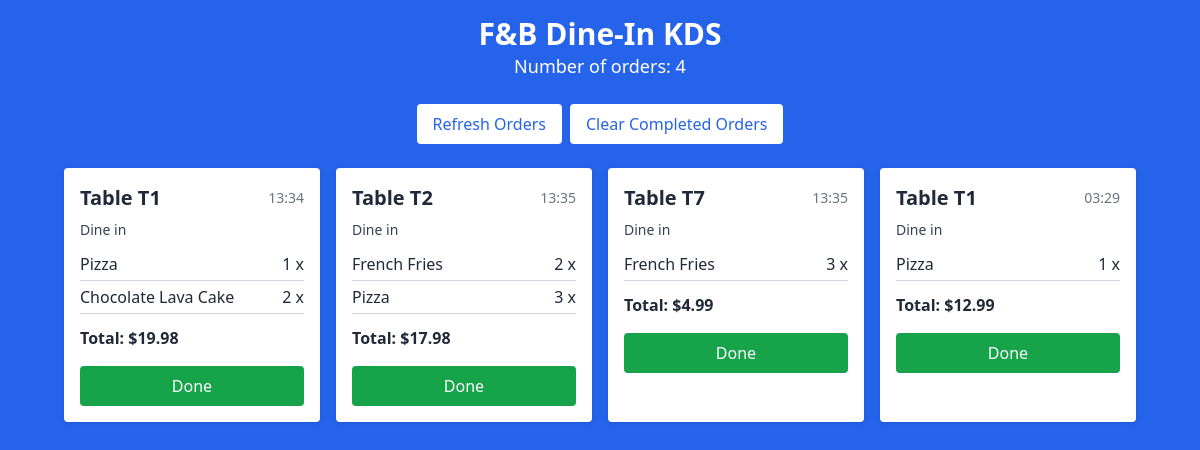
The page /table/kitchen/orders/ on the database its author committed.
### qrcode_app/models.py (models this page shows, shortened)
class Order(models.Model):
    STATUS_CHOICES = [
        ('pending', 'Pending'),
        ('paid', 'Paid'),
        ('preparing', 'Preparing'),
        ('completed', 'Completed'),
        ('cancelled', 'Cancelled'),
    ]
    table = models.ForeignKey(Table, on_delete=models.CASCADE)
    items = models.JSONField()
    total_amount = models.DecimalField(max_digits=10, decimal_places=2)
    status = models.CharField(max_length=20, choices=STATUS_CHOICES, default='pending')
    stripe_payment_intent = models.CharField(max_length=100, blank=True)
    created_at = models.DateTimeField(auto_now_add=True)
    updated_at = models.DateTimeField(auto_now=True)
    class Meta:
        indexes = [
            models.Index(fields=['table']),
            models.Index(fields=['created_at']),
        ]

### qrcode_app/views.py (the view)
# urls.py: path('kitchen/orders/', kitchen_order_view, name='kitchen_order_view'),
def kitchen_order_view(request):
    orders = Order.objects.filter(status='pending')  # 或使用其他条件
    context = {
        'orders': orders
    }
    return render(request, 'qrcode_app/kitchen_order_display.html', context)

### qrcode_app/templates/qrcode_app/kitchen_order_display.html (shortened to what this page needs)
<!DOCTYPE html>
<html lang="en">
<head>
  <script src="https://cdn.tailwindcss.com"></script>
</head>
<body class="bg-blue-600 min-h-screen text-white p-4">
  <div class="max-w-7xl mx-auto">
    <header class="text-center mb-6">
      <h1 class="text-3xl font-bold">F&B Dine-In KDS</h1>
      <h2 class="text-lg">
        Number of orders: <span id="order-count">{{ orders|length }}</span>
      </h2>
    </header>
    <div class="flex flex-row justify-center space-x-2 mb-6">
      <button class="bg-white text-blue-600 px-4 py-2 rounded"
              onclick="refreshOrders()">Refresh Orders</button>
      <button class="bg-white text-blue-600 px-4 py-2 rounded"
              onclick="clearCompletedOrders()">Clear Completed Orders</button>
    </div>
    <div
      id="order-container"
      class="flex flex-row flex-wrap gap-4 justify-center"
    >
      {% if orders %}
        {% regroup orders by table.table_number as grouped_orders %}
        {% for group in grouped_orders %}
        <div
          id="table-card-{{ group.grouper }}"
          class="bg-white text-gray-800 rounded shadow p-4 w-64 table-card"
        >
          <div class="flex items-center justify-between mb-2">
            <h3 class="text-xl font-semibold">Table T{{ group.grouper }}</h3>
            <div class="text-sm text-gray-500">
              {{ group.list.0.created_at|time:"H:i" }}
            </div>
          </div>
          <div id="order-status-{{ group.grouper }}" class="text-sm text-gray-700 mb-2">
            Dine in
          </div>
          {% for order in group.list %}
            {% for item in order.items %}
            <div class="flex justify-between border-b border-gray-300 py-1">
              <span class="cursor-pointer" onclick="toggleItemComplete(this)">
                {{ item.name }}
              </span>
              <span>{{ item.quantity }} x</span>
            </div>
            {% endfor %}
          {% endfor %}
          {% if group.list %}
            <div class="font-bold mt-3">
              Total: ${{ group.list.0.total_amount }}
            </div>
          {% else %}
            <div class="font-bold mt-3">
              Total: $0.00
            </div>
          {% endif %}
          <button
            id="mark-done-{{ group.grouper }}"
            class="mark-done bg-green-600 text-white w-full mt-4 py-2 rounded"
            onclick="markOrderDone('{{ group.grouper }}')"
          >
            Done
          </button>
        </div>
        {% endfor %}
      {% else %}
        <div class="text-center text-xl text-gray-200">
          No orders found.<br>
          Click "Load Test Data" to see examples, or wait for new orders.
        </div>
      {% endif %}
    </div>
  </div>
</body>
</html>

### rows shown on the page
Order: list.0.created_at "13:34", name "Pizza" "Chocolate Lava Cake", quantity "1" "2", list.0.total_amount "19.98"
Order: list.0.created_at "13:35", name "French Fries" "Pizza", quantity "2" "3", list.0.total_amount "17.98"
Order: list.0.created_at "13:35", name "French Fries", quantity "3", list.0.total_amount "4.99"
Order: list.0.created_at "03:29", name "Pizza", quantity "1", list.0.total_amount "12.99"

### other values the page prints
{{ orders|length }} "4"
{{ group.grouper }} "1" "2" "7" "1"
